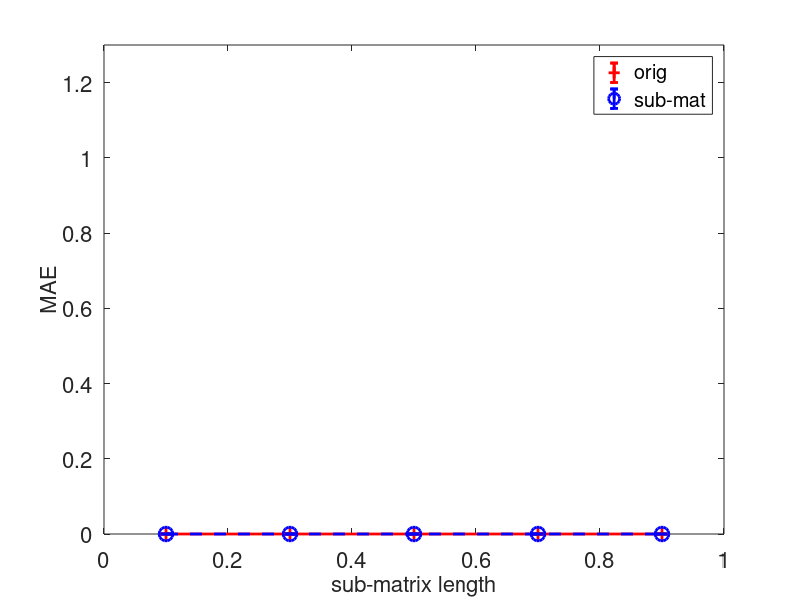
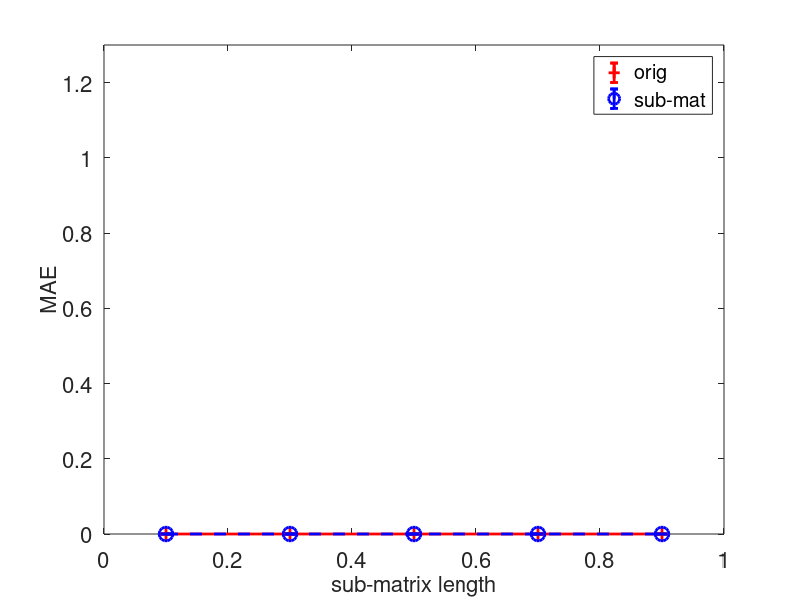
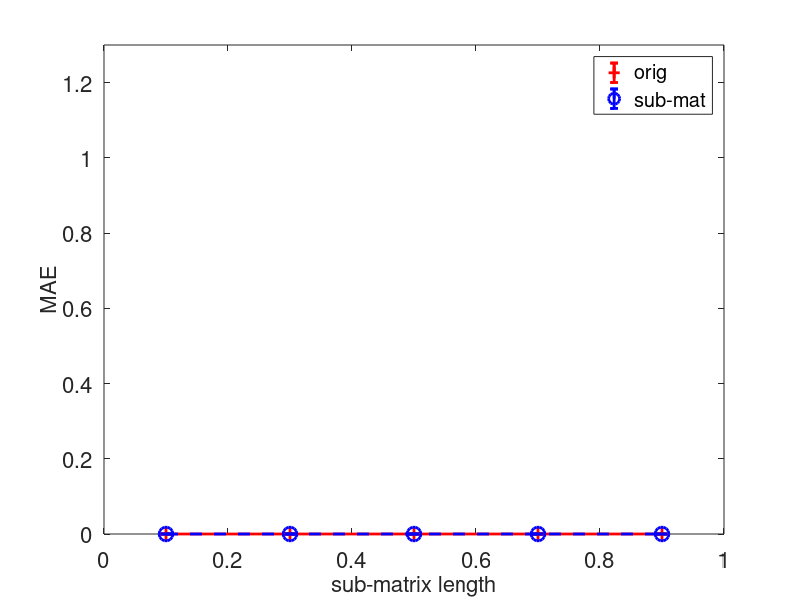
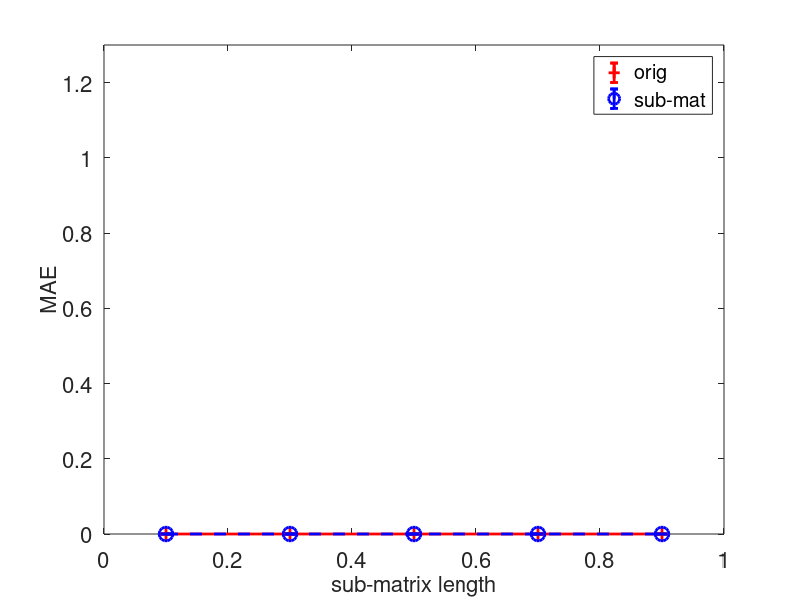

Source code (MATLAB) for these figures, in order:
%% postcondor_warp: function description
function postcondor_missing()
    input_dir = '~/warp/condor_data/task_dtw/condor/check_mat_size_mae/';

    trace_names = {'abilene', 'geant', 'wifi', '3g', '1ch-csi', 'cister', 'cu', 'multi-ch-csi', 'ucsb', 'umich', 'test_sine_shift', 'test_sine_scale', 'p300', '4sq', 'blink'};

    elem_frac  = 1;
    loss_rates = [0.01 0.05 0.1 0.15 0.2 0.4];
    elem_mode  = 'elem';
    loss_mode  = 'ind';
    burst_size = 1;

    submatrix_ratios = [0.1:0.2:0.9];

    seeds = [1 2 3 4 5];


    %% plot line: 
    %%   x axis: sub-matrix ratio
    %%   lines: mae using entire matrix or portion matrix
    arrange_line_subratio(input_dir, './figs_mat_size_mae/', trace_names, elem_frac, loss_rates, elem_mode, loss_mode, burst_size, submatrix_ratios, seeds, 'line_subratio');

end


%% get_trace_opt
function [trace_opt] = get_trace_opt(trace_name)
    if strcmp(trace_name, 'p300')
        trace_opt = 'subject=1,session=1,img_idx=0';
    elseif strcmp(trace_name, '4sq')
        trace_opt = 'num_loc=100,num_rep=1,loc_type=1';
    else
        trace_opt = 'na';
    end
end


%% get_results: function description
function [mae1_mean, mae1_std, mae2_mean, mae2_std] = get_results(basename, seeds)
    cnt = 0;
    for seed = seeds
        filename = [basename '.s' num2str(seed) '.txt'];
        if exist(filename) ~= 0
            cnt = cnt + 1;
            data = load(filename);

            ret(1, cnt) = data(1);  %% mae all
            ret(2, cnt) = data(2);  %% mae sub
        end
    end %% end seed

    if cnt > 0
        mae1_mean  = mean(ret(1,:));
        mae1_std   = std(ret(1,:));
        mae2_mean  = mean(ret(2,:));
        mae2_std   = std(ret(2,:));
    else
        mae1_mean  = 0;
        mae1_std   = 0;
        mae2_mean  = 0;
        mae2_std   = 0;
    end
end



%% ------------------------------------------
%% plot line: 
%%   x axis: loss rates
%%   lines: cluster method, w/ or w/o shift
function arrange_line_subratio(input_dir, output_dir, trace_names, elem_frac, loss_rates, elem_mode, loss_mode, burst_size, submatrix_ratios, seeds, fig_prefix)
    
    for trace_name = trace_names
        trace_name = char(trace_name);
        trace_opt = get_trace_opt(trace_name);

        for loss_rate = loss_rates
            figname = [output_dir fig_prefix '.' trace_name '.' trace_opt '.elem' num2str(elem_frac) '.lr' num2str(loss_rate) '.' elem_mode '.' loss_mode '.' num2str(burst_size)];
            plot_line_subratio(input_dir, trace_name, trace_opt, elem_frac, loss_rate, elem_mode, loss_mode, burst_size, submatrix_ratios, seeds, figname);
        end
    end
end

%% plot_warp_rank: function description
function plot_line_subratio(input_dir, trace_name, trace_opt, elem_frac, loss_rate, elem_mode, loss_mode, burst_size, submatrix_ratios, seeds, figname)

    fh = figure; clf;
    font_size = 16;
    colors   = {'r', 'b', [0 0.8 0], 'm', [1 0.85 0], [0 0 0.47], [0.45 0.17 0.48], 'k'};
    lines    = {'-', '--', '-.', ':'};
    markers  = {'+', 'o', '*', '.', 'x', 's', 'd', '^', '>', '<', 'p', 'h'};



    for ri = 1:length(submatrix_ratios)
        submatrix_ratio = submatrix_ratios(ri);

        basename = [input_dir trace_name '.' trace_opt '.elem' num2str(elem_frac) '.lr' num2str(loss_rate) '.' elem_mode '.' loss_mode '.' num2str(burst_size) '.' num2str(submatrix_ratio)];
        % fprintf([basename '\n']);
        [mae1_mean, mae1_std, mae2_mean, mae2_std] = get_results(basename, seeds);

        num_compare = 2;
        ret_mean(1, ri) = mae1_mean;
        ret_std(1, ri)  = mae1_std;
        
        ret_mean(2, ri) = mae2_mean;
        ret_std(2, ri)  = mae2_std;
    end
    legends = {'orig', 'sub-mat'};


    %% line
    for li = 1:size(ret_mean, 1)
        % lh{li} = plot(loss_rates, ret(li, :));
        lh{li} = errorbar(submatrix_ratios, ret_mean(li, :), ret_std(li, :));
        set(lh{li}, 'Color', colors{mod(li-1,length(colors))+1});
        set(lh{li}, 'LineStyle', lines{mod(li-1,length(lines))+1});
        set(lh{li}, 'LineWidth', 2);
        set(lh{li}, 'marker', markers{mod(li-1,length(markers))+1});
        set(lh{li}, 'MarkerSize', 10);
        hold on;
    end

    set(gca, 'FontSize', font_size);
    xlabel('sub-matrix length', 'FontSize', font_size);
    ylabel('MAE', 'FontSize', font_size);

    ytics = get(gca, 'YTick');
    max_y = max(ytics) * 1.3;
    set(gca, 'YLim', [0 max_y]);
    % legend(legends, 'Interpreter', 'none', 'Location', 'NorthEast');
    legend(legends, 'Interpreter', 'none');

    % set(gca, 'OuterPosition', [LEFT BOTTOM WIDTH HEIGHT]);  %% normalized value, [0 0 1 1] in default
    % set(gca, 'Position', [0.1 0.2 0.7 0.75]);

    print(fh, '-depsc', [figname '.eps']);
end
%% END plot line
%% ------------------------------------------
